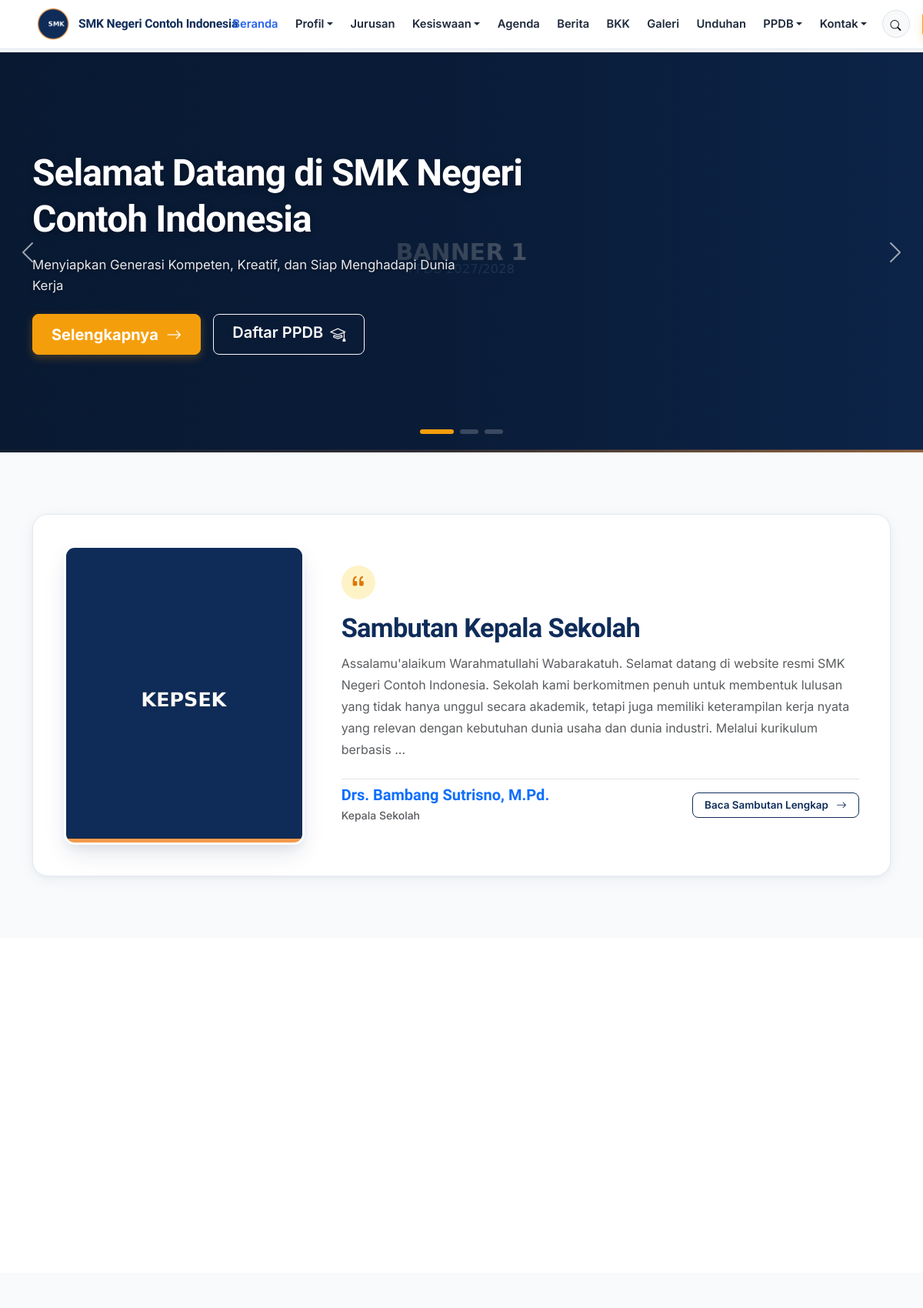
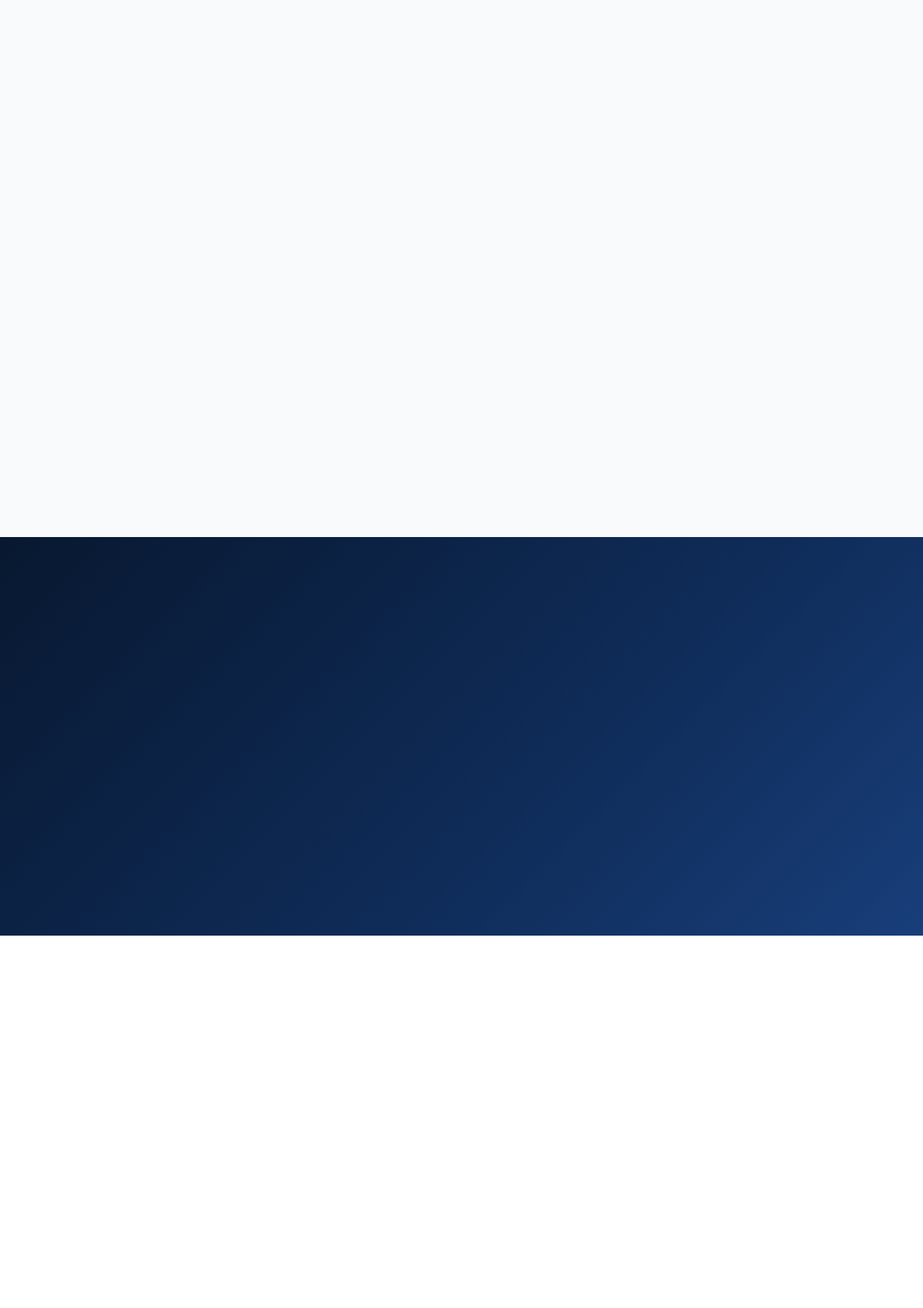
The page / (upper part) on the database its author committed (2 pictures, top to bottom).
### tables this page shows
CREATE TABLE school_profile (
  id INT UNSIGNED AUTO_INCREMENT PRIMARY KEY,
  school_name VARCHAR(150) NOT NULL,
  npsn VARCHAR(20) DEFAULT NULL,
  address VARCHAR(255) DEFAULT NULL,
  phone VARCHAR(50) DEFAULT NULL,
  email VARCHAR(150) DEFAULT NULL,
  website VARCHAR(150) DEFAULT NULL,
  description TEXT,
  logo VARCHAR(255) DEFAULT NULL,
  favicon VARCHAR(255) DEFAULT NULL,
  map_url VARCHAR(255) DEFAULT NULL,
  accreditation VARCHAR(10) DEFAULT NULL,
  founded_year VARCHAR(10) DEFAULT NULL,
  running_text TEXT DEFAULT NULL,
  is_running_text_active TINYINT(1) DEFAULT 1,
  video_profile_url VARCHAR(255) DEFAULT 'https://www.youtube.com/watch?v=7vhYf5p_yhs',
  video_title VARCHAR(200) DEFAULT 'Video Profil & Fasilitas Sekolah',
  video_description TEXT DEFAULT NULL,
  video_features TEXT DEFAULT NULL,
  whatsapp_ppdb VARCHAR(50) DEFAULT '6281234567890',
  whatsapp_bkk VARCHAR(50) DEFAULT '6281234567891',
  whatsapp_tu VARCHAR(50) DEFAULT '6281234567892',
  created_at DATETIME DEFAULT CURRENT_TIMESTAMP,
  updated_at DATETIME DEFAULT CURRENT_TIMESTAMP ON UPDATE CURRENT_TIMESTAMP
);

CREATE TABLE banners (
  id INT UNSIGNED AUTO_INCREMENT PRIMARY KEY,
  title VARCHAR(150) NOT NULL,
  description VARCHAR(255) DEFAULT NULL,
  image VARCHAR(255) NOT NULL,
  button_text VARCHAR(50) DEFAULT NULL,
  button_url VARCHAR(255) DEFAULT NULL,
  sort_order INT UNSIGNED DEFAULT 0,
  status TINYINT(1) NOT NULL DEFAULT 1,
  created_at DATETIME DEFAULT CURRENT_TIMESTAMP,
  updated_at DATETIME DEFAULT CURRENT_TIMESTAMP ON UPDATE CURRENT_TIMESTAMP
);

CREATE TABLE principal_message (
  id INT UNSIGNED AUTO_INCREMENT PRIMARY KEY,
  principal_name VARCHAR(100) NOT NULL,
  position VARCHAR(100) DEFAULT 'Kepala Sekolah',
  photo VARCHAR(255) DEFAULT NULL,
  content TEXT NOT NULL,
  updated_at DATETIME DEFAULT CURRENT_TIMESTAMP ON UPDATE CURRENT_TIMESTAMP
);

### config/database.php (called while the page is built)
<?php
class Database
{
    private static ?PDO $instance = null;
    private static string $host   = 'localhost';
    private static string $dbname = 'smk_school';
    private static string $user   = 'root';
    private static string $pass   = '';
    public static function getInstance(): PDO
    {
        if (self::$instance === null) {
            $dsn = 'mysql:host=' . self::$host . ';dbname=' . self::$dbname . ';charset=utf8mb4';
            try {
                self::$instance = new PDO($dsn, self::$user, self::$pass, [
                    PDO::ATTR_ERRMODE            => PDO::ERRMODE_EXCEPTION,
                    PDO::ATTR_DEFAULT_FETCH_MODE  => PDO::FETCH_ASSOC,
                    PDO::ATTR_EMULATE_PREPARES    => false,
                ]);
            } catch (PDOException $e) {
                error_log('Database connection failed: ' . $e->getMessage());
                die('Koneksi database gagal. Silakan cek konfigurasi di config/database.php.');
            }
        }
        return self::$instance;
    }
}
function getDB(): PDO
{
    return Database::getInstance();
}

### includes/functions.php (called while the page is built, shortened)
<?php
function e(?string $value): string
{
    return htmlspecialchars($value ?? '', ENT_QUOTES, 'UTF-8');
}
function getSchoolProfile(): array
{
    static $profile = null;
    if ($profile === null) {
        $stmt = getDB()->query('SELECT * FROM school_profile ORDER BY id LIMIT 1');
        $profile = $stmt->fetch() ?: [];
    }
    return $profile;
}

### pages/home.php (the view, shortened to what this page needs)
<?php
$db      = getDB();
$profile = getSchoolProfile();
$banners   = $db->query("SELECT * FROM banners WHERE status = 1 ORDER BY sort_order ASC")->fetchAll();
$principal = $db->query("SELECT * FROM principal_message ORDER BY id LIMIT 1")->fetch();
require BASE_PATH . '/includes/header.php';
require BASE_PATH . '/includes/navbar.php';
?>
<section class="hero-slider">
  <div id="heroCarousel" class="carousel slide carousel-fade" data-bs-ride="carousel" data-bs-interval="6000">
    <div class="carousel-indicators">
      <?php foreach ($banners as $i => $b): ?>
        <button type="button" data-bs-target="#heroCarousel" data-bs-slide-to="<?= $i ?>" class="<?= $i === 0 ? 'active' : '' ?>" aria-label="Slide <?= $i + 1 ?>"></button>
      <?php endforeach; ?>
    </div>
    <div class="carousel-inner">
      <?php foreach ($banners as $i => $b): ?>
        <div class="carousel-item <?= $i === 0 ? 'active' : '' ?>">
          <div class="hero-slide" style="background-image: url('<?= e(BASE_URL . '/' . $b['image']) ?>');">
            <div class="container">
              <div class="row align-items-center">
                <div class="col-lg-8">
                  <h1><?= e($b['title']) ?></h1>
                  <p><?= e($b['description']) ?></p>
                  <div class="d-flex flex-wrap gap-3 mt-4">
                    <?php if (!empty($b['button_text'])): ?>
                      <a href="<?= e(BASE_URL . $b['button_url']) ?>" class="btn btn-accent btn-lg px-4 fw-bold">
                        <?= e($b['button_text']) ?> <i class="bi bi-arrow-right ms-1"></i>
                      </a>
                    <?php endif; ?>
                    <a href="<?= e(BASE_URL) ?>/ppdb/daftar" class="btn btn-outline-light btn-lg px-4 fw-semibold">
                      Daftar PPDB <i class="bi bi-mortarboard ms-1"></i>
                    </a>
                  </div>
                </div>
              </div>
            </div>
          </div>
        </div>
      <?php endforeach; ?>
    </div>
    <button class="carousel-control-prev" type="button" data-bs-target="#heroCarousel" data-bs-slide="prev" aria-label="Sebelumnya">
      <span class="carousel-control-prev-icon" aria-hidden="true"></span>
    </button>
    <button class="carousel-control-next" type="button" data-bs-target="#heroCarousel" data-bs-slide="next" aria-label="Berikutnya">
      <span class="carousel-control-next-icon" aria-hidden="true"></span>
    </button>
  </div>
</section>
<?php if ($principal): ?>
<section class="section">
  <div class="container">
    <div class="sambutan-card">
      <div class="row align-items-center g-4 g-lg-5">
        <div class="col-lg-4 col-md-5 reveal-left">
          <div class="sambutan-photo-frame">
            <img src="<?= e(BASE_URL . '/' . $principal['photo']) ?>" alt="<?= e($principal['principal_name']) ?>">
          </div>
        </div>
        <div class="col-lg-8 col-md-7 reveal-right">
          <div class="sambutan-quote-icon">
            <i class="bi bi-quote"></i>
          </div>
          <h2 class="section-title">Sambutan Kepala Sekolah</h2>
          <p class="text-muted fs-6 mb-4" style="line-height: 1.75;"><?= nl2br(e(mb_strimwidth($principal['content'], 0, 340, '...'))) ?></p>
          <div class="d-flex align-items-center justify-content-between flex-wrap gap-3 pt-2 border-top">
            <div>
              <h5 class="mb-0 text-primary fw-bold"><?= e($principal['principal_name']) ?></h5>
              <span class="text-muted small fw-medium"><?= e($principal['position']) ?></span>
            </div>
            <a href="<?= e(BASE_URL) ?>/profil/sambutan" class="btn btn-outline-primary-custom btn-sm">
              Baca Sambutan Lengkap <i class="bi bi-arrow-right ms-1"></i>
            </a>
          </div>
        </div>
      </div>
    </div>
  </div>
</section>
<?php endif; ?>
<section class="section section-alt">
  <div class="container">
    <div class="row align-items-center g-5">
    </div>
  </div>
</section>
<section class="section">
  <div class="container">
    <div class="row g-4 reveal-group">
    </div>
  </div>
</section>
<?php if (!empty($profile['video_profile_url'])): ?>
<section class="section section-video-tour">
  <div class="container">
    <div class="row align-items-center g-5">
    </div>
  </div>
</section>
<?php endif; ?>
<section class="section section-alt">
  <div class="container">
    <div class="row g-4 reveal-group">
    </div>
  </div>
</section>
<?php require BASE_PATH . '/includes/footer.php'; ?>

### includes/navbar.php (shortened to what this page needs)
<?php
$profile = getSchoolProfile();
$currentPath = parse_url($_SERVER['REQUEST_URI'] ?? '/', PHP_URL_PATH);
function navActive(string $path, string $current): string
{
    return $current === $path ? ' active' : '';
}
$hasTicker = !empty($profile['is_running_text_active']) && !empty($profile['running_text']);
?>
<nav class="navbar navbar-expand-xl navbar-smk fixed-top <?= $hasTicker ? 'has-ticker' : '' ?>">
  <div class="container-fluid px-3 px-md-4 px-xl-5">
    <a class="navbar-brand me-2 me-xl-4" href="<?= e(BASE_URL) ?>/" title="<?= e($profile['school_name'] ?? '') ?>">
      <img src="<?= e(BASE_URL . '/' . ($profile['logo'] ?? 'assets/images/logo.png')) ?>" alt="Logo <?= e($profile['school_name'] ?? '') ?>">
      <span class="navbar-brand-text"><?= e($profile['school_name'] ?? 'SMK Negeri Contoh Indonesia') ?></span>
    </a>
    <div class="collapse navbar-collapse" id="mainNav">
      <ul class="navbar-nav ms-auto align-items-xl-center">
        <li class="nav-item"><a class="nav-link<?= navActive('/', $currentPath) ?>" href="<?= e(BASE_URL) ?>/">Beranda</a></li>
        <li class="nav-item dropdown">
          <a class="nav-link dropdown-toggle" href="<?= e(BASE_URL) ?>/profil" id="profilDropdown" role="button" data-bs-toggle="dropdown" aria-expanded="false">Profil</a>
        </li>
        <li class="nav-item"><a class="nav-link<?= navActive('/jurusan', $currentPath) ?>" href="<?= e(BASE_URL) ?>/jurusan">Jurusan</a></li>
        <li class="nav-item dropdown">
          <a class="nav-link dropdown-toggle<?= $currentPath === '/ekstrakurikuler' || $currentPath === '/prestasi' || $currentPath === '/kelulusan' ? ' active' : '' ?>" href="#" id="kesiswaanDropdown" role="button" data-bs-toggle="dropdown" aria-expanded="false">Kesiswaan</a>
        </li>
        <li class="nav-item"><a class="nav-link<?= navActive('/agenda', $currentPath) ?>" href="<?= e(BASE_URL) ?>/agenda">Agenda</a></li>
        <li class="nav-item"><a class="nav-link<?= navActive('/berita', $currentPath) ?>" href="<?= e(BASE_URL) ?>/berita">Berita</a></li>
        <li class="nav-item"><a class="nav-link<?= str_starts_with($currentPath, '/bkk') ? ' active' : '' ?>" href="<?= e(BASE_URL) ?>/bkk">BKK</a></li>
        <li class="nav-item"><a class="nav-link<?= navActive('/galeri', $currentPath) ?>" href="<?= e(BASE_URL) ?>/galeri">Galeri</a></li>
        <li class="nav-item"><a class="nav-link<?= navActive('/unduhan', $currentPath) ?>" href="<?= e(BASE_URL) ?>/unduhan">Unduhan</a></li>
        <li class="nav-item dropdown">
          <a class="nav-link dropdown-toggle<?= str_starts_with($currentPath, '/ppdb') ? ' active' : '' ?>" href="<?= e(BASE_URL) ?>/ppdb" id="ppdbDropdown" role="button" data-bs-toggle="dropdown" aria-expanded="false">PPDB</a>
        </li>
        <li class="nav-item dropdown">
          <a class="nav-link dropdown-toggle<?= $currentPath === '/kontak' || $currentPath === '/buku-tamu' ? ' active' : '' ?>" href="#" id="kontakDropdown" role="button" data-bs-toggle="dropdown" aria-expanded="false">Kontak</a>
        </li>
        <li class="nav-item d-none d-xl-flex align-items-center ms-2">
          <button type="button" class="btn btn-sm btn-light rounded-circle shadow-none p-1 border" data-bs-toggle="modal" data-bs-target="#globalSearchModal" title="Pencarian Global (Ctrl + K)" style="width:36px;height:36px;">
            <i class="bi bi-search"></i>
          </button>
        </li>
      </ul>
    </div>
  </div>
</nav>
<div class="navbar-spacer <?= $hasTicker ? 'has-ticker' : '' ?>" aria-hidden="true"></div>

### rows shown on the page
school_profile: logo (picture), school_name "SMK Negeri Contoh Indonesia"
banners: image (picture), title "Selamat Datang di SMK Negeri Contoh Indonesia", description "Menyiapkan Generasi Kompeten, Kreatif, dan Siap Menghadapi Dunia Kerja", button_text "Selengkapnya"
principal_message: photo (picture), content "Assalamu'alaikum Warahmatullahi Wabarakatuh. Selamat datang di website resmi SMK Negeri Contoh Indonesia. Sekolah kami berkomitmen penuh untuk membentuk lulusan yang tidak hanya unggul secara akademik, tetapi juga memiliki keterampilan kerja nyata yang relevan dengan kebutuhan dunia usaha dan dunia industri. Melalui kurikulum berbasis ...", principal_name "Drs. Bambang Sutrisno, M.Pd.", position "Kepala Sekolah"
